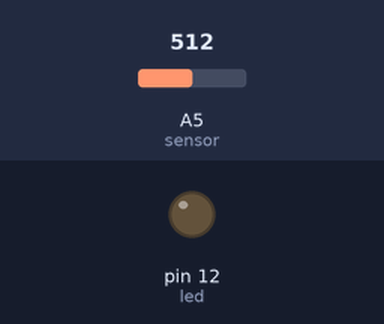
A sketch run on a simulated Arduino Uno, built with avr-gcc and run on an emulated ATmega328P. On the bench: output pins drawn as LEDs (lit = HIGH). The test bench sets the inputs (shaded band); at power-on: A5 (sensor) = 512.

Above: at 1.2 s.
1.3 s: A5 (sensor) set to 65
2.8 s: A5 (sensor) set to 56
At 3.3 s:
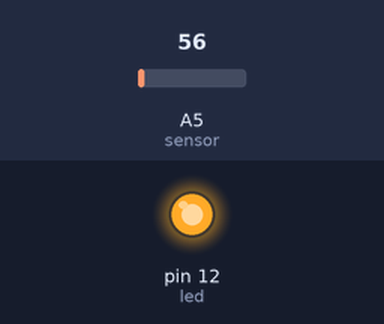
4.3 s: A5 (sensor) set to 122
At 5.5 s:
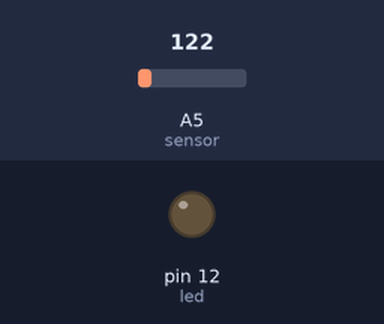
5.8 s: A5 (sensor) set to 20
At 6.8 s:
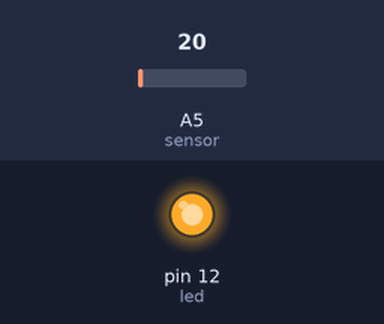
Timing chart, 0 to 8.3 s (numbered marks = the images above; inputs shaded):
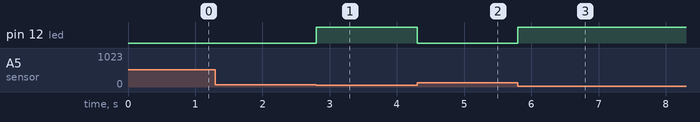

The sketch:

AnalogDelayer.ino
```cpp
const int sensor = A5;
float sensor_value, y;
const int led = 12;

void setup(){
  pinMode(led,OUTPUT);
}

void loop(){
  sensor_value = analogRead(sensor);
  y = sensor_value*(5.0/1023);
  y = y*100;
  if (y < 30){
    digitalWrite(led, HIGH);
  }else if(y > 30){
    digitalWrite(led, LOW);
  }
}
```

Measured:
- the behaviour switches between 62 and 61 on A5 (sensor) (found by bisection; images 0 and 1)
- after the input at 1.3 s, every drawn part: stays the same
- after the input at 2.8 s, pin 12 (led): LOW → HIGH at once
- after the input at 4.3 s, pin 12 (led): HIGH → LOW at once
- after the input at 5.8 s, pin 12 (led): LOW → HIGH at once
